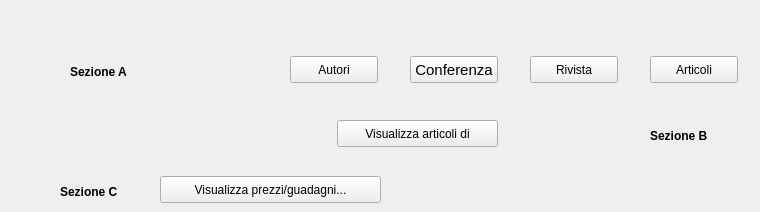
    <widget class="QWidget" name="PaginaPrincipale">
     <widget class="QPushButton" name="VaiPaginaAutori">
      <property name="geometry">
       <rect>
        <x>290</x>
        <y>56</y>
        <width>88</width>
        <height>27</height>
       </rect>
      </property>
      <property name="text">
       <string>Autori</string>
      </property>
     </widget>
     <widget class="QPushButton" name="VaiPaginaConferenze">
      <property name="geometry">
       <rect>
        <x>410</x>
        <y>56</y>
        <width>88</width>
        <height>27</height>
       </rect>
      </property>
      <property name="font">
       <font>
        <pointsize>11</pointsize>
       </font>
      </property>
      <property name="text">
       <string>Conferenza</string>
      </property>
     </widget>
     <widget class="QPushButton" name="VaiPaginaRiviste">
      <property name="geometry">
       <rect>
        <x>530</x>
        <y>56</y>
        <width>88</width>
        <height>27</height>
       </rect>
      </property>
      <property name="text">
       <string>Rivista</string>
      </property>
     </widget>
     <widget class="QPushButton" name="VaiPaginaArticoli">
      <property name="geometry">
       <rect>
        <x>650</x>
        <y>56</y>
        <width>88</width>
        <height>27</height>
       </rect>
      </property>
      <property name="text">
       <string>Articoli</string>
      </property>
     </widget>
     <widget class="QLabel" name="label_10">
      <property name="geometry">
       <rect>
        <x>70</x>
        <y>64</y>
        <width>101</width>
        <height>16</height>
       </rect>
      </property>
      <property name="font">
       <font>
        <weight>75</weight>
        <bold>true</bold>
       </font>
      </property>
      <property name="text">
       <string>Sezione A</string>
      </property>
     </widget>
     <widget class="QLabel" name="label_11">
      <property name="geometry">
       <rect>
        <x>650</x>
        <y>128</y>
        <width>101</width>
        <height>16</height>
       </rect>
      </property>
      <property name="font">
       <font>
        <weight>75</weight>
        <bold>true</bold>
       </font>
      </property>
      <property name="text">
       <string>Sezione B</string>
      </property>
     </widget>
     <widget class="QPushButton" name="VaiPaginaVisualizzaArticoli">
      <property name="geometry">
       <rect>
        <x>337</x>
        <y>120</y>
        <width>161</width>
        <height>27</height>
       </rect>
      </property>
      <property name="text">
       <string>Visualizza articoli di</string>
      </property>
     </widget>
     <widget class="QLabel" name="label_12">
      <property name="geometry">
       <rect>
        <x>60</x>
        <y>184</y>
        <width>101</width>
        <height>16</height>
       </rect>
      </property>
      <property name="font">
       <font>
        <weight>75</weight>
        <bold>true</bold>
       </font>
      </property>
      <property name="text">
       <string>Sezione C</string>
      </property>
     </widget>
     <widget class="QPushButton" name="PrezziGuadagni">
      <property name="geometry">
       <rect>
        <x>160</x>
        <y>176</y>
        <width>221</width>
        <height>27</height>
       </rect>
      </property>
      <property name="text">
       <string>Visualizza prezzi/guadagni...</string>
      </property>
     </widget>
    </widget>
